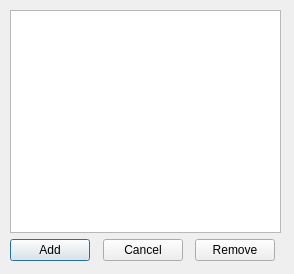
<?xml version="1.0" encoding="UTF-8"?>
<ui version="4.0">
 <class>dictionaryAnyEntry</class>
 <widget class="QDialog" name="dictionaryAnyEntry">
  <property name="geometry">
   <rect>
    <x>0</x>
    <y>0</y>
    <width>294</width>
    <height>274</height>
   </rect>
  </property>
  <property name="windowTitle">
   <string>Dialog</string>
  </property>
  <widget class="QWidget" name="layoutWidget">
   <property name="geometry">
    <rect>
     <x>10</x>
     <y>10</y>
     <width>271</width>
     <height>251</height>
    </rect>
   </property>
   <layout class="QGridLayout" name="gridLayout">
    <property name="sizeConstraint">
     <enum>QLayout::SetNoConstraint</enum>
    </property>
    <item row="0" column="0" colspan="4">
     <widget class="QListView" name="listView">
      <property name="editTriggers">
       <set>QAbstractItemView::NoEditTriggers</set>
      </property>
     </widget>
    </item>
    <item row="1" column="0">
     <widget class="QPushButton" name="pushButton">
      <property name="text">
       <string>Add</string>
      </property>
     </widget>
    </item>
    <item row="1" column="2">
     <widget class="QPushButton" name="pushButton_2">
      <property name="layoutDirection">
       <enum>Qt::LeftToRight</enum>
      </property>
      <property name="text">
       <string>Remove</string>
      </property>
     </widget>
    </item>
    <item row="1" column="1">
     <widget class="QDialogButtonBox" name="buttonBox">
      <property name="sizePolicy">
       <sizepolicy hsizetype="Preferred" vsizetype="Preferred">
        <horstretch>0</horstretch>
        <verstretch>0</verstretch>
       </sizepolicy>
      </property>
      <property name="standardButtons">
       <set>QDialogButtonBox::Cancel</set>
      </property>
      <property name="centerButtons">
       <bool>true</bool>
      </property>
     </widget>
    </item>
   </layout>
  </widget>
 </widget>
 <resources/>
 <connections/>
</ui>
